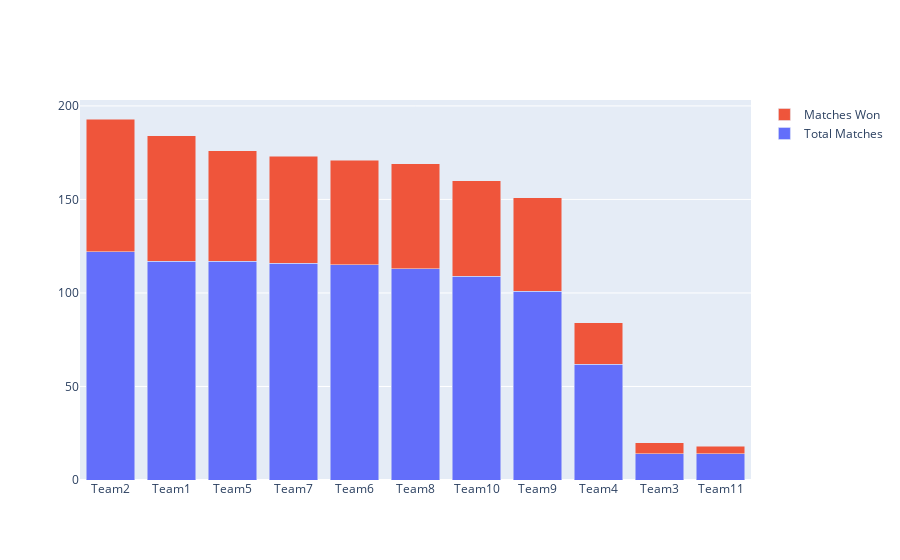

Notebook cell for this chart:
### Code cell
matches_played_byteams=pd.concat([TRM['team1'],TRM['team2']])
matches_played_byteams=matches_played_byteams.value_counts().reset_index()
matches_played_byteams.columns=['Team','Total Matches']
matches_played_byteams['wins']=TRM['winner'].value_counts().reset_index()['winner']
matches_played_byteams.set_index('Team',inplace=True)

trace1 = go.Bar(
    x=matches_played_byteams.index,
    y=matches_played_byteams['Total Matches'],
    name='Total Matches'
)
trace2 = go.Bar(
    x=matches_played_byteams.index,
    y=matches_played_byteams['wins'],
    name='Matches Won'
)

data = [trace1, trace2]
layout = go.Layout(
    barmode='stack'
)

fig = go.Figure(data=data, layout=layout)
py.iplot(fig, filename='stacked-bar')

### Figure 1 — Plotly figure (JSON) as saved in the notebook; plotly's stock layout.template omitted (floating-point values rounded to 4 significant figures)
{"data": [{"name": "Total Matches", "type": "bar", "x": ["Team2", "Team1", "Team5", "Team7", "Team6", "Team8", "Team10", "Team9", "Team4", "Team3", "Team11"], "y": [122, 117, 117, 116, 115, 113, 109, 101, 62, 14, 14]}, {"name": "Matches Won", "type": "bar", "x": ["Team2", "Team1", "Team5", "Team7", "Team6", "Team8", "Team10", "Team9", "Team4", "Team3", "Team11"], "y": [71, 67, 59, 57, 56, 56, 51, 50, 22, 6, 4]}], "layout": {"barmode": "stack"}}
